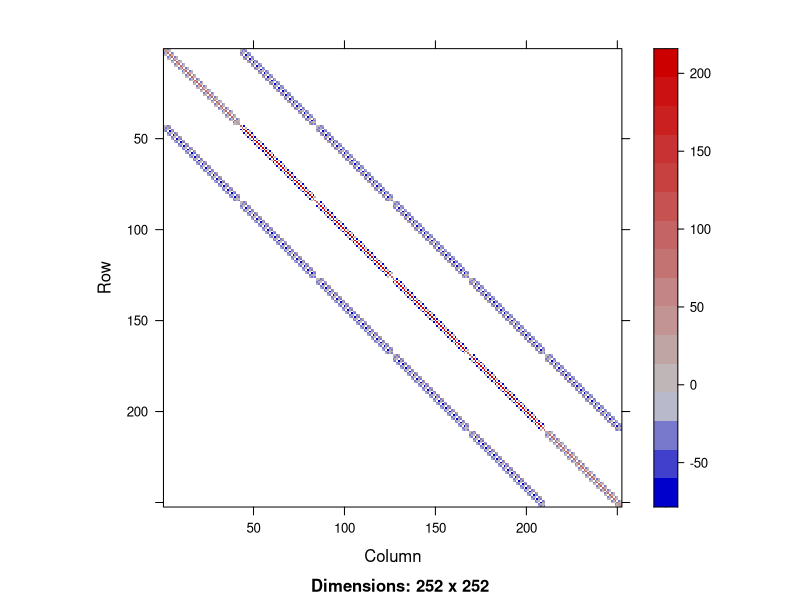
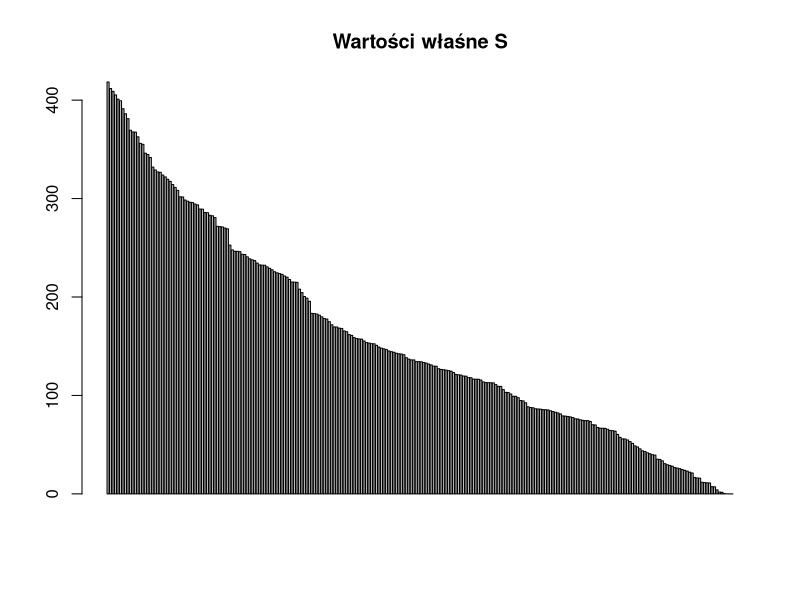
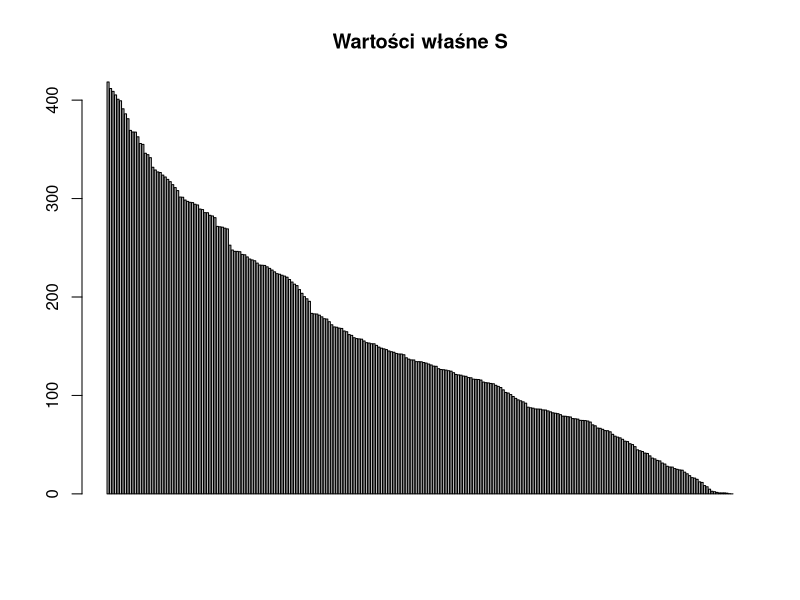
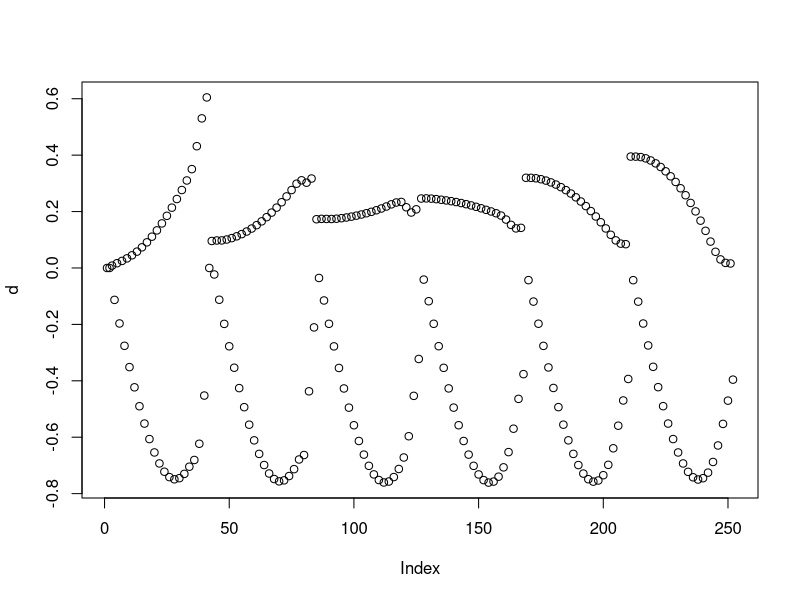
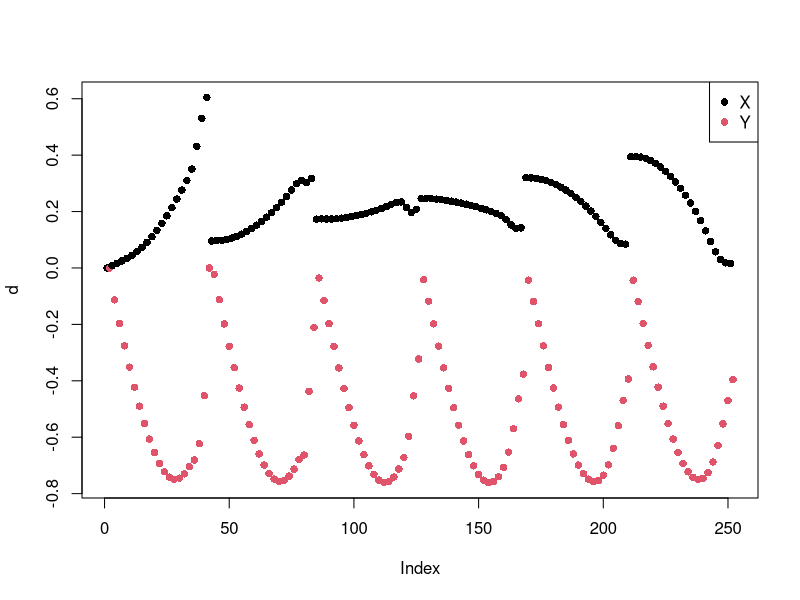
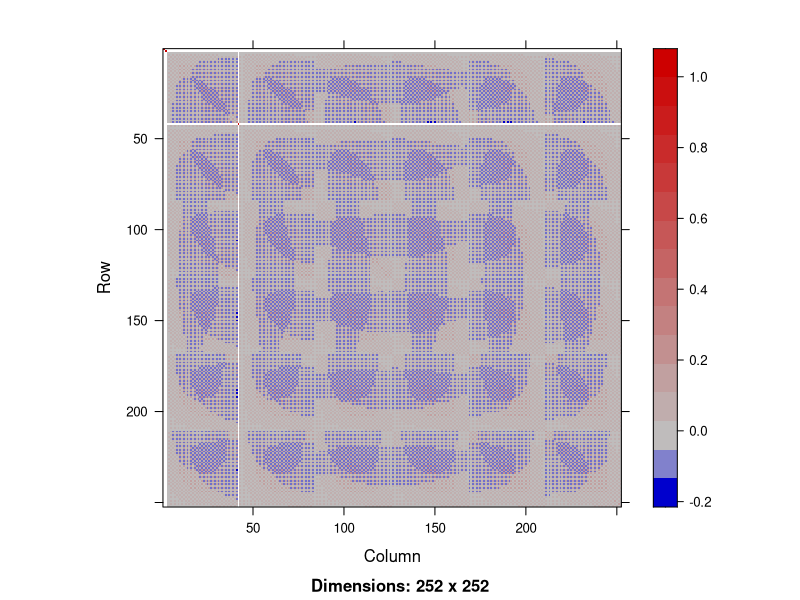
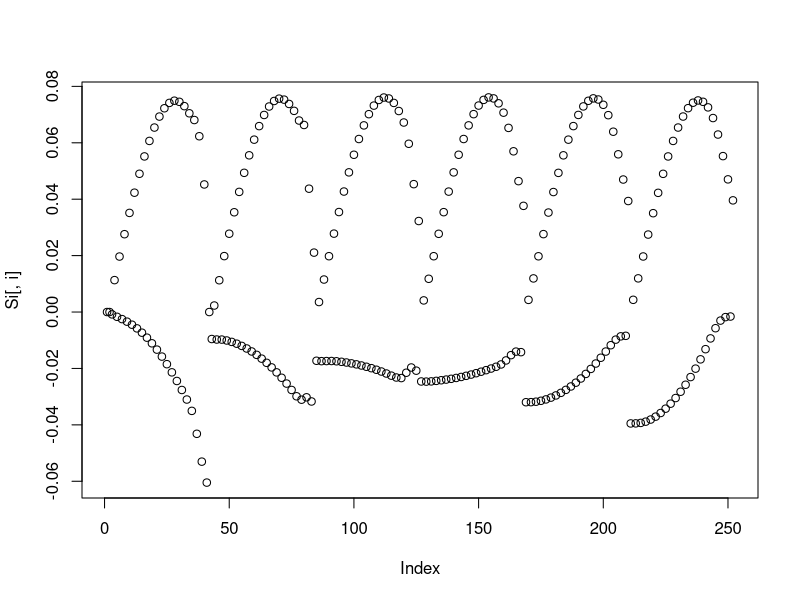
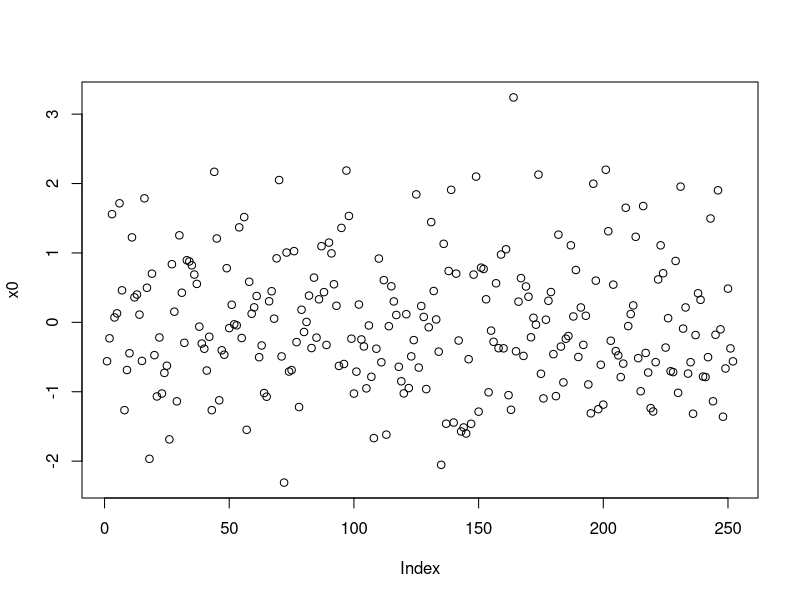

Write R code to recreate these figures, in order.
## ---- chunk 1
# Przydatne pakiety
library(Matrix)
library(knitr)
set.seed(123)
## ---- chunk 2
S = as.matrix(read.table("data/metnum/S.txt"))
S = Matrix(S,sparse=TRUE)
## ---- chunk 3
image(S)
## ---- chunk 4
lam = eigen(S)$val
barplot(lam,main="Wartości właśne S")
## ---- chunk 5
print.few = function(lam,name="\\lambda") {
  lam = data.frame(as.list(lam))
  names(lam) = paste0("$",name,"_{",1:length(lam),"}$")
  lam = lam[,c(1:3,ncol(lam)-4:0)]
  lam[,3] = "$\\cdots$"
  names(lam)[3] = "$\\cdots$"
  kable(lam)
}
## ---- chunk 6
print.few(lam)
## ---- chunk 7
fix = c(1,2,42)   # Wybrane wiersze
I = diag(nrow(S)) # Macierz jednostkowa o odpowiednim rozmiarze
S[fix,]=I[fix,]   # Zastępujemy wiersze
S[,fix]=I[,fix]   # Zastępujemy kolumny (by macierz pozostała symetryczna)
lam = eigen(S)$val
barplot(lam,main="Wartości właśne S")
## ---- chunk 8
print.few(lam)
## ---- chunk 9
i=80
## ---- chunk 10
i=80
F = rep(0,nrow(S))
F[i] = -10
## ---- chunk 11
d = solve(S,F) # funkcja solve rozwiązuje S d = F
plot(d)
## ---- chunk 12
plot(d,col=1:2,pch=16)
legend("topright",c("X","Y"),col=1:2,pch=16)
## ---- chunk 13
Si = solve(S) # funkcja solve zwraca też macierz odwrotną
image(Si)
## ---- chunk 14
plot(Si[,i])
## ---- chunk 15
x0 = rnorm(ncol(S))
plot(x0)
## ---- chunk 16
x = x0
r = F - S %*% x
plot(r)
## ---- chunk 17
P = S
P[row(P) != col(P)] = 0
## ---- chunk 18
lam = eigen(solve(P,S))$val
barplot(lam,main="Wartości właśne P^-1 S")
## ---- chunk 19
plot.lam=function(lam) {
  plot(lam+0i,asp=1,xlim=c(-1,3),xlab=expression(Re(lambda)),ylab=expression(Re(lambda)))
  a=seq(0,2*pi,len=200)
  for (d in seq(0,1,0.2)) lines(d*sin(a)+1,d*cos(a),lty=2)
}
## ---- chunk 20
plot.lam(lam)
## ---- chunk 21
P = S
P[row(P) > col(P)] = 0
## ---- chunk 22
lam = eigen(solve(P,S))$val
plot.lam(lam)
## ---- chunk 23
resid = NULL
residual=function(it,res,name="Unknown") {
  res = sqrt(sum(res^2))
  resid <<- rbind(resid,data.frame(iteration=it,residual=res,name=name))
  res < 1e-6 || res > 1e9
}
draw.residuals = function(name) {
  if (!missing(name)) resid = resid[resid$name %in% name,]
  resid$name = factor(resid$name)
  plot(resid$iteration, resid$residual, log="y", type="n", xlab="Iteracja", ylab="Residual")
  by(resid,resid$name, function(resid) {
    lines(resid$iteration, resid$residual,col=resid$name)
  })
  legend("topright",levels(resid$name),lty=1,col=1:nlevels(resid$name))
#  a = pretty(log10(par("yaxp"))[1:2])
#  l = do.call(c,lapply(a,function(a) substitute(expression(10^a),list(a=a))))
#  axis(2,10^a,labels = l,las=1)
}
delete.residuals = function(name) resid <<- resid[! resid$name %in% name,]

itmax = 2000

x0[] = 0
## ---- chunk 24
P = S
P[row(P) != col(P)] = 0
## ---- chunk 25
x = x0
for (i in 1:itmax) {
  r = F - S %*% x
  p = solve(P,r)
  x = x + p
  if (residual(i,r,"Jacobi")) break
}
draw.residuals()
## ---- chunk 26
plot.lam=function(lam) {
  plot(lam+0i,asp=1,xlim=c(-2,2),xlab=expression(Re(lambda)),ylab=expression(Re(lambda)),col=ifelse(Mod(lam)<1,1,2))
  a=seq(0,2*pi,len=200)
  lines(sin(a),cos(a),lty=2)
}
I=diag(ncol(P))
## ---- chunk 27
lam = eigen(I - solve(P,S))$val
plot.lam(lam)
## ---- chunk 28
alpha = 0.7
lam = eigen(I - alpha*solve(P,S))$val
plot.lam(lam)
## ---- chunk 29
delete.residuals("Jacobi")
alpha = 0.7
x = x0
for (i in 1:itmax) {
  r = F - S %*% x
  p = solve(P,r)
  x = x + alpha*p
  if (residual(i,r,"Jacobi alpha=0.7")) break
}
draw.residuals()
## ---- chunk 30
P = S
P[row(P) < col(P)] = 0
## ---- chunk 31
alpha = 1.5
lam = eigen(I - alpha*solve(P,S))$val
plot.lam(lam)
## ---- chunk 32
alpha = 1.5
x = x0
for (i in 1:itmax) {
  r = F - S %*% x
  p = solve(P,r)
  x = x + alpha*p
  if (residual(i,r,"Gauss-Seidl alpha=1.5")) break
}
draw.residuals()
## ---- chunk 33
P = S
P[row(P) != col(P)] = 0
## ---- chunk 34
x = x0
alphas = NULL
for (i in 1:itmax) {
  r = F - S %*% x
  p = solve(P,r)
  Ap = S %*% p
  alpha = sum(r * Ap)/sum(Ap * Ap)
  x = x + alpha*p
  alphas = c(alphas,alpha)
  if (residual(i,r,"Basic MINRES")) break
}
draw.residuals()
## ---- chunk 35
plot(alphas,log="y",ylab=expression(alpha),xlab="Iteracja")
abline(h=0.7,lty=2)
## ---- chunk 36
draw.lake = function(b) {
  a = seq(0,2*pi,len=100)
  r = (2+cos(a*2+0.4))
  p = cbind(cos(a)*r,sin(a)*r)
  plot(p,asp=1,type="l",xlab="Longnitute",ylab="Latitude")
  points(b[1],b[2],pch=16,cex=2)
}
draw.boat = function(x,p,i=0) {
  points(x[1],x[2],pch=15)
  if (!is.na(i)) text(x[1],x[2],paste0("x",i),adj=c(1.1,1.1))
  arrows(x[1],x[2],x[1]+p[1],x[2]+p[2],angle=10,length=0.15,col=8)
  if (!is.na(i)) text(x[1]+p[1]*0.6,x[2]+p[2]*0.6,paste0("p",i),adj=c(1.1,1.1))
}
## ---- chunk 37
b = c(2.9,0)
draw.lake(b)
## ---- chunk 38
A = diag(2)
P = matrix(c(1,0.8,0.9,1),2,2)*4
## ---- chunk 39
x = c(-0.5,0.5)
r = b - A %*% x
p = solve(P,r)
draw.lake(b)
draw.boat(x,p)
## ---- chunk 40
  Ap = A %*% p
  alpha = sum(r * Ap)/sum(Ap * Ap)
## ---- chunk 41
draw.lake(b)
draw.boat(x,p)
x = x + alpha * p
r = b - A %*% x
p = solve(P,r)
draw.boat(x,p,1)
## ---- chunk 42
draw.lake(b)
x = c(-0.5,0.5)
for (i in 1:12) { 
  r = b - A %*% x
  p = solve(P,r)
  draw.boat(x,p,NA)
  Ap = A %*% p
  alpha = sum(r * Ap)/sum(Ap * Ap)
  x = x + alpha*p
}
## ---- chunk 43
P = S
P[row(P) != col(P)] = 0
## ---- chunk 44
x = x0
for (i in 1:itmax) {
  r = F - S %*% x
  p = solve(P,r)
  if (i != 1) {
    Ap = S %*% p
    Aq = S %*% q
    beta = sum(Ap * Aq)/sum(Aq * Aq)
    p = p - beta * q
  }
  Ap = S %*% p
  alpha = sum(r * Ap)/sum(Ap * Ap)
  x = x + alpha*p
  if (residual(i,r,"MINRES + beta")) break
  q = p
}
draw.residuals()
## ---- chunk 45
x = x0
q = NULL
for (i in 1:itmax) {
  r = F - S %*% x
  p = solve(P,r)
  if (i != 1) {
    Ap = S %*% p
    Aq = S %*% q
    beta = solve(t(Aq) %*% Aq, t(Aq) %*% Ap)
    p = p - q %*% beta
  }
  Ap = S %*% p
  alpha = sum(r * Ap)/sum(Ap * Ap)
  x = x + alpha*p
  if (residual(i,r,"MINRES + beta (full)")) break
  q = cbind(p,q)
}
draw.residuals()
## ---- chunk 46
x = x0
q = NULL
for (i in 1:itmax) {
  r = F - S %*% x
  p = solve(P,r)
  if (i != 1) {
    Aq = S %*% q
    beta = solve(t(Aq) %*% q, t(Aq) %*% p)
    p = p - q %*% beta
  }
  Ap = S %*% p
  alpha = sum(r * p)/sum(p * Ap)
  x = x + alpha*p
  if (residual(i,r,"Symmetric, positive MINRES (full)")) break
  q = cbind(p,q)
}
draw.residuals()
## ---- chunk 47
draw.residuals("Symmetric, positive MINRES (full)")
## ---- chunk 48
print.few(beta,"\\beta")
## ---- chunk 49
x = x0
for (i in 1:itmax) {
  r = F - S %*% x
  p = solve(P,r)
  if (i != 1) {
    Aq = S %*% q
    beta = sum(Aq * p)/sum(Aq * q)
    p = p - q %*% beta
  }
  Ap = S %*% p
  alpha = sum(r * p)/sum(p * Ap)
  x = x + alpha*p
  if (residual(i,r,"Conjugate Gradient")) break
  q = p
}
draw.residuals()
## ---- chunk 50
x = x0
r = F - S %*% x
q = r
for (i in 1:itmax) {
  if (residual(i,r,"Conjugate Gradient (no precond)")) break
  Aq = S %*% q
  alpha = sum(r * q)/sum(q * Aq)
  x = x + alpha*q
  r = r - alpha*Aq
  beta = sum(r * Aq)/sum(q * Aq)
  q = r - beta * q
}
draw.residuals()
## ---- chunk 51
it = tapply(resid$iteration,resid$name,max)
it[it==itmax] = paste(">",itmax)
kable(data.frame(Iteracji=it))
